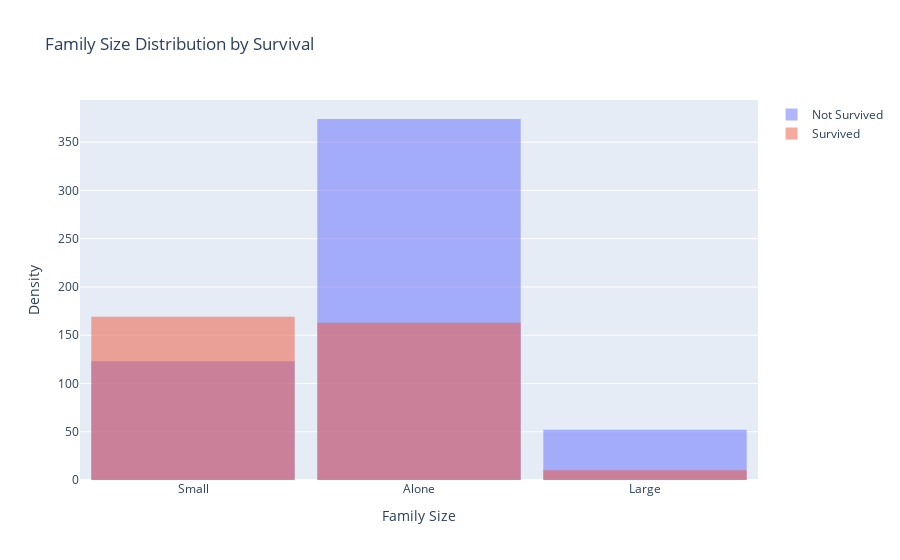

Notebook source saved alongside this figure:
### Code cell
fig = go.Figure()

fig.add_trace(go.Histogram(x=df[df['Survived'] == 0]['Family_size'], name='Not Survived', opacity=0.5))
fig.add_trace(go.Histogram(x=df[df['Survived'] == 1]['Family_size'], name='Survived', opacity=0.5))

fig.update_layout(
    title='Family Size Distribution by Survival',
    xaxis_title='Family Size',
    yaxis_title='Density',
    barmode='overlay',  
    bargap=0.1,  
)

fig.show()

### Figure 1 — Plotly figure (JSON) as saved in the notebook; plotly's stock layout.template omitted (floating-point values rounded to 4 significant figures; data arrays with more than 128 entries replaced by an {"elided": "..."} marker saying what was removed)
{"data": [{"name": "Not Survived", "opacity": 0.5, "type": "histogram", "x": {"elided": "549 str values"}}, {"name": "Survived", "opacity": 0.5, "type": "histogram", "x": {"elided": "342 str values"}}], "layout": {"bargap": 0.1, "barmode": "overlay", "title": {"text": "Family Size Distribution by Survival"}, "xaxis": {"title": {"text": "Family Size"}}, "yaxis": {"title": {"text": "Density"}}}}
